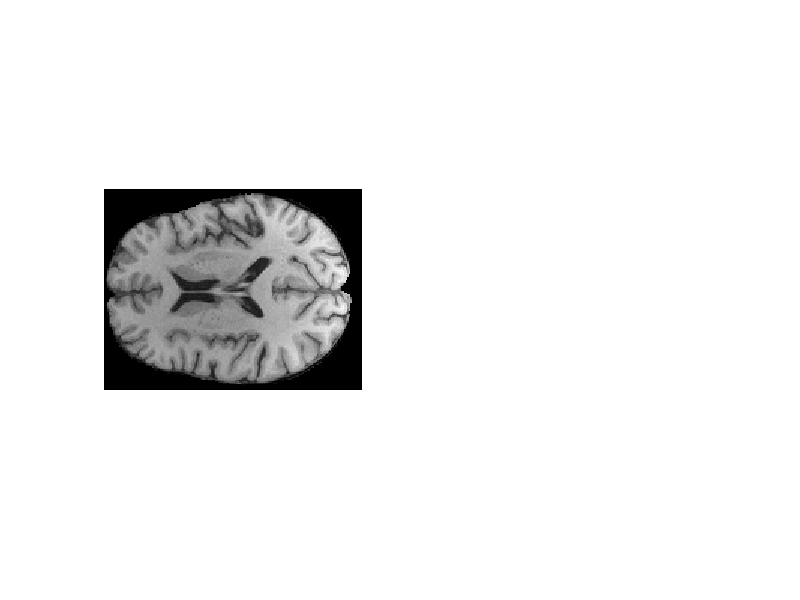

MATLAB code to generate this figure: (Note: this script raises an error after producing the figure.)
close all;
clear;clc

load('IRM_cerveau_avecbiais.mat')
test = squeeze(M0(:,:,80));
figure(1);
subplot(1,2,1)
imshow(test, []);
%coupe_cerveau(M0, 1)

[Segmentation,Seuils] = k_moyennes(test,3);

subplot(1,2,2)
imshow(Segmentation, []);

figure(2);
imagesc(Segmentation);

volumeSeg = k_moyennes_Volume(M0,1,3);
volumeSeg = smooth3(volumeSeg);
MarchingCubes(volumeSeg,1);
